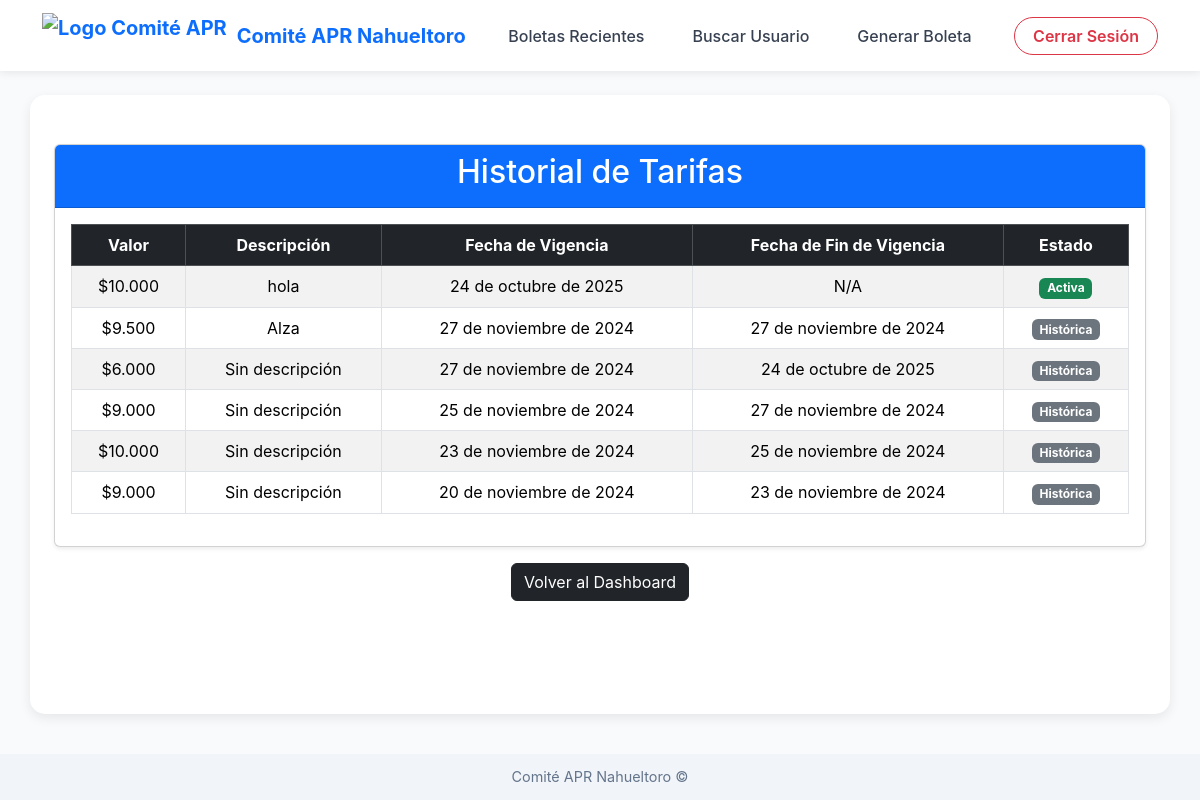
/tarifas/historial/ (signed in), run on the app's committed database.
### tarifas/models.py (models this page shows, shortened)
class Tarifa(models.Model):
    valor = models.DecimalField(
        max_digits=10,
        decimal_places=2,
        help_text="Valor de la tarifa en moneda local"
    )
    fecha_vigencia = models.DateField(
        default=date.today,
        help_text="Fecha desde la que la tarifa es vigente"
    )
    fecha_fin_vigencia = models.DateField(
        null=True,
        blank=True,
        help_text="Fecha en la que la tarifa dejó de estar vigente"
    )
    descripcion = models.TextField(
        blank=True,
        help_text="Descripción opcional de la tarifa"
    )
    activo = models.BooleanField(
        default=True,
        help_text="Indica si la tarifa está activa actualmente"
    )

### tarifas/views.py (the view)
# urls.py: path('historial/', views.historial_tarifas, name='historial_tarifas'),
@login_required
def historial_tarifas(request):
    if request.user.rol not in ['admin', 'secretaria']:
        messages.error(request, "No tienes permiso para ver el historial de tarifas.")
        return redirect('roles:redireccion_dashboard')
    tarifas = Tarifa.objects.order_by('-fecha_vigencia')  # Ordenar por fecha de vigencia descendente
    return render(request, 'tarifas/historial_tarifas.html', {'tarifas': tarifas})

### tarifas/templatetags/moneda.py (called while the page is built)
@register.filter
def formato_moneda(valor):
    if valor is None:
        return ""
    return f"${valor:,.0f}".replace(",", ".")

### tarifas/templates/tarifas/historial_tarifas.html (shortened to what this page needs)
{% extends "tarifas/base_tarifas.html" %}
{% load moneda %}
{% block content %}
<div class="container mt-4">
    <div class="card shadow-sm">
        <div class="card-header bg-primary text-white text-center">
            <h2>Historial de Tarifas</h2>
        </div>
        <div class="card-body">
            <div class="table-responsive">
                <table class="table table-striped table-bordered text-center">
                    <thead class="table-dark">
                        <tr>
                            <th>Valor</th>
                            <th>Descripción</th>
                            <th>Fecha de Vigencia</th>
                            <th>Fecha de Fin de Vigencia</th>
                            <th>Estado</th>
                        </tr>
                    </thead>
                    <tbody>
                        {% for tarifa in tarifas %}
                        <tr>
                            <td>{{ tarifa.valor|formato_moneda }}</td>
                            <td>{{ tarifa.descripcion|default:"Sin descripción" }}</td>
                            <td>{{ tarifa.fecha_vigencia }}</td>
                            <td>{{ tarifa.fecha_fin_vigencia|default:"N/A" }}</td>
                            <td>
                                {% if tarifa.activo %}
                                <span class="badge bg-success">Activa</span>
                                {% else %}
                                <span class="badge bg-secondary">Histórica</span>
                                {% endif %}
                            </td>
                        </tr>
                        {% empty %}
                        <tr>
                            <td colspan="5" class="text-muted">No hay tarifas registradas.</td>
                        </tr>
                        {% endfor %}
                    </tbody>
                </table>
            </div>
        </div>
    </div>
    <div class="mt-3 text-center">
        <a href="{% url 'roles:redireccion_dashboard' %}" class="btn btn-dark">
             Volver al Dashboard
        </a>
    </div>
</div>
{% endblock %}

### tarifas/templates/tarifas/base_tarifas.html (style rules this page uses)
body { display: flex; flex-direction: column; min-height: 100vh; margin: 0; background: #f8fafc; color: #333; font-family: Inter, system-ui, -apple-system, "Segoe UI", Roboto, "Helvetica Neue", Arial; }

### data on the page
Tarifa: valor "$10.000", descripcion "hola", fecha_vigencia "24 de octubre de 2025", fecha_fin_vigencia "N/A", activo "Activa"
Tarifa: valor "$9.500", descripcion "Alza", fecha_vigencia "27 de noviembre de 2024", fecha_fin_vigencia "27 de noviembre de 2024", activo "Histórica"
Tarifa: valor "$6.000", descripcion "Sin descripción", fecha_vigencia "27 de noviembre de 2024", fecha_fin_vigencia "24 de octubre de 2025", activo "Histórica"
Tarifa: valor "$9.000", descripcion "Sin descripción", fecha_vigencia "25 de noviembre de 2024", fecha_fin_vigencia "27 de noviembre de 2024", activo "Histórica"
Tarifa: valor "$10.000", descripcion "Sin descripción", fecha_vigencia "23 de noviembre de 2024", fecha_fin_vigencia "25 de noviembre de 2024", activo "Histórica"
Tarifa: valor "$9.000", descripcion "Sin descripción", fecha_vigencia "20 de noviembre de 2024", fecha_fin_vigencia "23 de noviembre de 2024", activo "Histórica"
